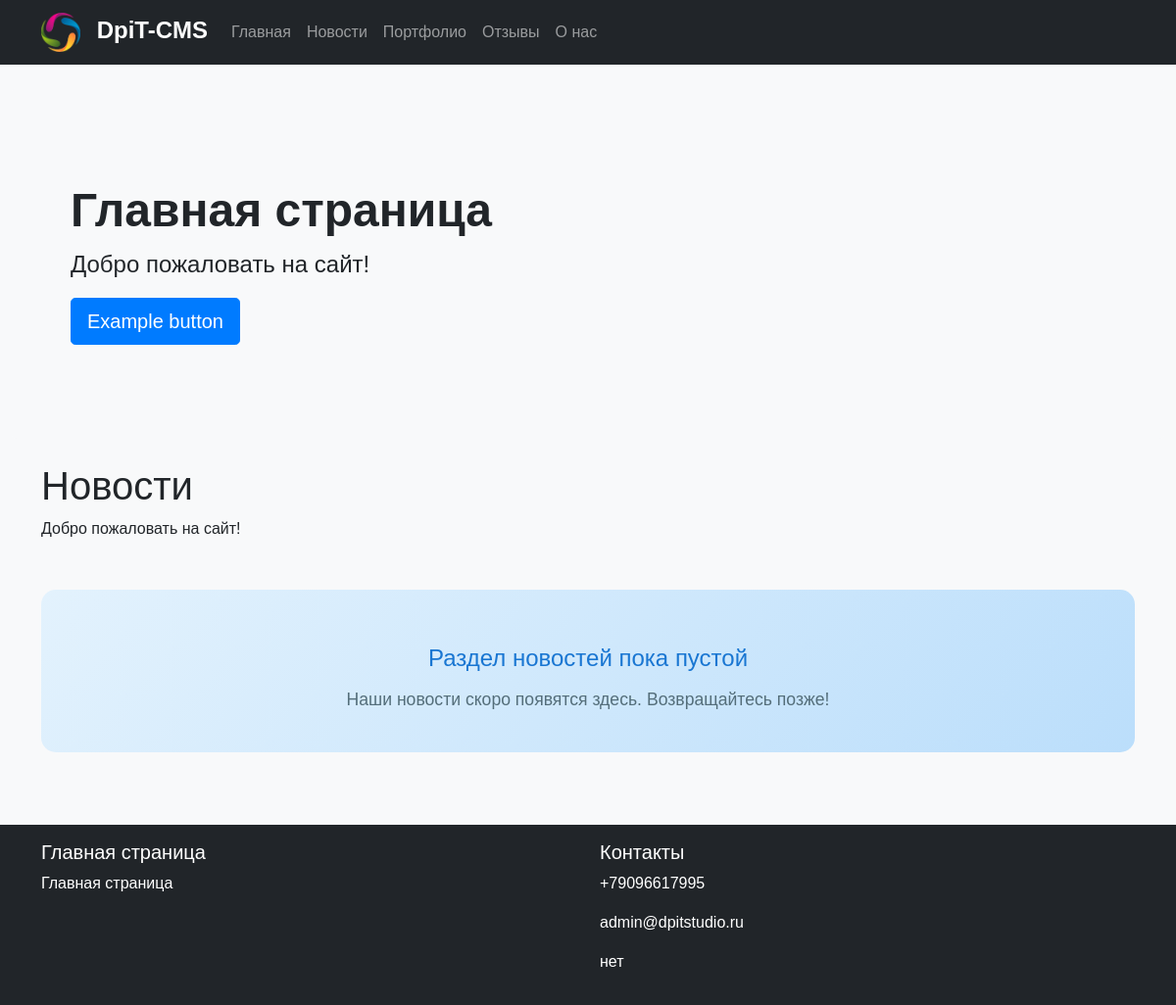
The page /news/ on the database as committed earlier.
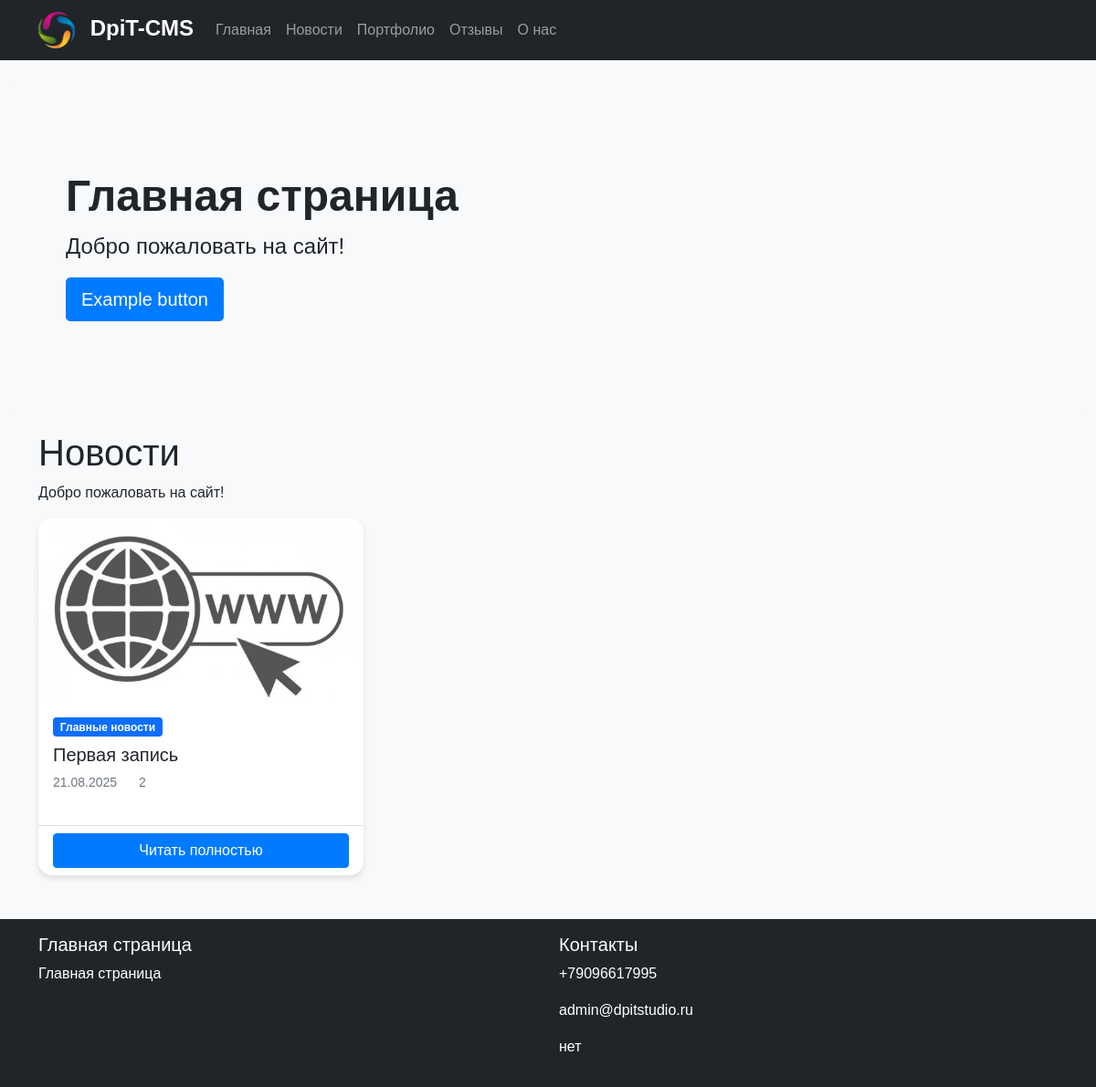
The same page on the database as committed later.
### main/models.py (models this page shows, shortened)
class SiteMetadata(models.Model):
    title = models.CharField(max_length=200, verbose_name="Заголовок сайта")
    description = models.CharField(max_length=200, verbose_name="Описание сайта")
    keywords = models.CharField(max_length=200, verbose_name="Ключевые слова")
    author = models.CharField(max_length=100, verbose_name="Автор")
    phone = models.CharField(max_length=20, verbose_name="Телефон")
    email = models.EmailField(verbose_name="Email")
    address = models.CharField(max_length=200, verbose_name="Адрес")
    is_active = models.BooleanField(default=True, verbose_name="Активно")
    class Meta:
        verbose_name = "Метаданные сайта"
        verbose_name_plural = "Метаданные сайта"

### news/models.py (models this page shows, shortened)
class News(models.Model):
    category = models.ForeignKey(
        NewsCategory, on_delete=models.CASCADE, verbose_name="Категория"
    )
    title = models.CharField(max_length=200, verbose_name="Заголовок")
    slug = models.SlugField(unique=True, verbose_name="URL")
    image = models.ImageField(upload_to="news/images/", verbose_name="Изображение")
    seo_title = models.CharField(max_length=200, verbose_name="SEO Заголовок")
    seo_keywords = models.CharField(max_length=200, verbose_name="SEO Ключевые слова")
    seo_description = models.CharField(max_length=255, verbose_name="SEO Описание")
    content_short = models.CharField(
        max_length=255, verbose_name="Красткое  описание", blank=True, null=True
    )
    content = RichTextField(verbose_name="Содержание")
    views = models.PositiveIntegerField(default=0, verbose_name="Просмотры")
    is_active = models.BooleanField(default=True, verbose_name="Активно")
    created_at = models.DateTimeField(auto_now_add=True)
    updated_at = models.DateTimeField(auto_now=True)
    class Meta:
        verbose_name = "Новость"
        verbose_name_plural = "Новости"
        ordering = ["-created_at"]

class NewsCategory(models.Model):
    name = models.CharField(max_length=100, verbose_name="Название")
    slug = models.SlugField(unique=True, verbose_name="URL")
    logo = models.ImageField(upload_to="news/categories/", verbose_name="Логотип")
    order = models.PositiveIntegerField(default=0, verbose_name="Порядок")
    is_active = models.BooleanField(default=True, verbose_name="Активно")
    class Meta:
        verbose_name = "Категория новостей"
        verbose_name_plural = "Категории новостей"
        ordering = ["order"]

### news/views.py (the view)
# urls.py: path("", views.news_list, name="news_list"),
def news_list(request):
    categories = NewsCategory.objects.filter(is_active=True)
    news_list = News.objects.filter(is_active=True).select_related("category")
    paginator = Paginator(news_list, 9)
    page_number = request.GET.get("page")
    news = paginator.get_page(page_number)
    return render(request, "news/list.html", {"news": news, "categories": categories})

### main/context_processors.py (called while the page is built)
def site_metadata(request):
    try:
        metadata = SiteMetadata.objects.filter(is_active=True).first()
        return {"site_metadata": metadata}
    except:
        return {"site_metadata": None}

### news/templates/news/list.html (shortened to what this page needs)
{% extends 'base.html' %}
{% block content %}
<div class="container mt-4">
    <h1>Новости</h1>
    <p>Добро пожаловать на сайт!</p>
    {% if news %}
    <div class="row">
        {% for item in news %}
        <div class="col-lg-4 col-md-6 mb-4">
            <div class="card h-100 news-card">
                {% if item.image %}
                <img src="{{ item.image.url }}" class="card-img-top" alt="{{ item.title }}" style="height: 200px; object-fit: cover;">
                {% else %}
                <div class="card-img-top bg-secondary d-flex align-items-center justify-content-center" style="height: 200px;">
                    <i class="fas fa-image fa-3x text-white"></i>
                </div>
                {% endif %}
                <div class="card-body">
                    <span class="badge bg-primary mb-2">{{ item.category.name }}</span>
                    <h5 class="card-title">{{ item.title|truncatewords:10 }}</h5>
                    <p class="card-text text-muted small">
                        {{ item.created_at|date:"d.m.Y" }}
                        <span class="ms-3">
                            {{ item.views }}
                        </span>
                    </p>
                </div>
                <div class="card-footer bg-transparent">
                    <a href="{% url 'news_detail' item.slug %}" class="btn btn-primary w-100">
                        Читать полностью
                    </a>
                </div>
            </div>
        </div>
        {% endfor %}
    </div>
    {% else %}
    <div class="alert alert-info text-center">
        <h4>Раздел новостей пока пустой</h4>
        <p class="mb-0">Наши новости скоро появятся здесь. Возвращайтесь позже!</p>
    </div>
    {% endif %}
</div>
{% endblock %}

### templates/base.html (shortened to what this page needs)
{% load static %}
<!DOCTYPE html>
<html lang="ru">
<head>
    <link href="https://cdn.jsdelivr.net/npm/bootstrap@5.1.3/dist/css/bootstrap.min.css" rel="stylesheet">
    <link href="{% static 'css/style.css' %}" rel="stylesheet">
</head>
<body>
    {% include 'header.html' %}
    <main class="container-fluid py-4">
        <div class="p-5 mb-4 bg-light rounded-3">
            <div class="container-fluid py-5">
                <h1 class="display-5 fw-bold">Главная страница</h1>
                <p class="col-md-8 fs-4">
                    Добро пожаловать на сайт!
                </p>
                <button class="btn btn-primary btn-lg" type="button">
                    Example button
                </button>
            </div>
        </div>
        {% block content %}
        {% endblock content %}
    </main>
    {% include 'footer.html' %}
</body>
</html>

### templates/header.html (shortened to what this page needs)
{% load static %}
<nav class="navbar navbar-expand-lg navbar-dark bg-dark">
    <div class="container">
        <a class="navbar-brand" href="{% url 'home' %}">
            <img class="logo_icon" src="{% static 'images/logo.png' %}">
            DpiT-CMS</a>
        <div class="collapse navbar-collapse" id="navbarNav">
            <ul class="navbar-nav me-auto">
                <li class="nav-item"><a class="nav-link" href="{% url 'home' %}">Главная</a></li>
                <li class="nav-item"><a class="nav-link" href="{% url 'news_list' %}">Новости</a></li>
                <li class="nav-item"><a class="nav-link" href="{% url 'portfolio_list' %}">Портфолио</a></li>
                <li class="nav-item"><a class="nav-link" href="{% url 'reviews_list' %}">Отзывы</a></li>
                <li class="nav-item"><a class="nav-link" href="{% url 'about' %}">О нас</a></li>
            </ul>
        </div>
    </div>
</nav>

### templates/footer.html (shortened to what this page needs)
<footer class="footer mt-auto py-3 bg-dark text-white">
    <div class="container">
        <div class="row">
            <div class="col-md-6">
                <h5>{% if site_metadata %}{{ site_metadata.title }}{% else %}DpiT-CMS{% endif %}</h5>
                <p>{% if site_metadata %}{{ site_metadata.description }}{% endif %}</p>
            </div>
            <div class="col-md-6">
                <h5>Контакты</h5>
                {% if site_metadata %}
                <p> {{ site_metadata.phone }}</p>
                <p> {{ site_metadata.email }}</p>
                <p> {{ site_metadata.address }}</p>
                {% endif %}
            </div>
        </div>
    </div>
</footer>

### static/css/style.css (style rules this page uses)
body { font-family: 'Arial', sans-serif; background-color: #f8f9fa; }
.logo_icon { width: 40px; height: 40px; margin-right: 10px; }
.navbar-brand { font-weight: bold; font-size: 1.5rem; }
.card { transition: transform 0.3s ease; margin-bottom: 20px; }
.footer { background-color: #343a40; color: white; padding: 40px 0; }
.btn-primary { background-color: #007bff; border-color: #007bff; }

### news/templates/news/list.html (style rules this page uses)
.news-card { transition: transform 0.3s ease, box-shadow 0.3s ease; border: none; border-radius: 15px; overflow: hidden; box-shadow: 0 4px 6px rgba(0, 0, 0, 0.1); }
.card-img-top { transition: transform 0.3s ease; }

Rows that differ between the two databases and show on the page:
added News: image (picture), category.name "Главные новости", title "Первая запись", created_at "21.08.2025", views "2"
Other text that changed with them:
text no longer shown: "Раздел новостей пока пустой Наши новости скоро появятся здесь. Возвращайтесь позже!"
